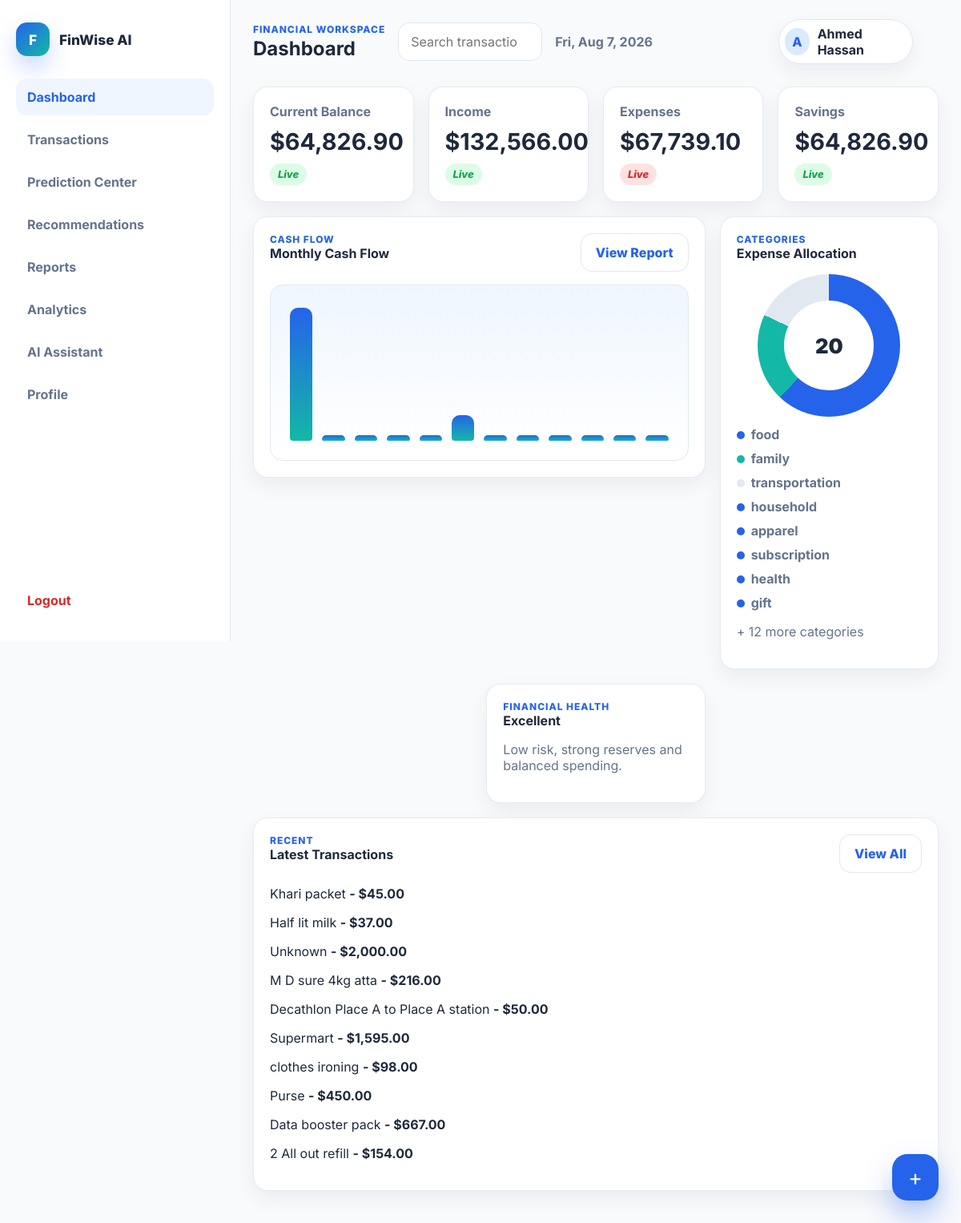
The app's page /dashboard (signed in) with its own data.
### models/user.py (models this page shows, shortened)
class User(db.Model):
    __tablename__ = "users"
    id = db.Column(db.Integer, primary_key=True)
    name = db.Column(db.String(100), nullable=False)
    email = db.Column(db.String(255), unique=True, nullable=False)
    password_hash = db.Column(db.String(255), nullable=False)
    age = db.Column(db.Integer)
    country = db.Column(db.String(100))
    occupation_level = db.Column(db.String(100))
    salary = db.Column(db.Float)
    created_at = db.Column(
        db.DateTime,
        default=datetime.utcnow
    )
    transactions = db.relationship(
        "Transaction",
        back_populates="user",
        cascade="all, delete-orphan"
    )

### models/transaction.py (models this page shows, shortened)
class Transaction(db.Model):
    __tablename__ = "transactions"
    id = db.Column(db.Integer, primary_key=True)
    user_id = db.Column(
        db.Integer,
        db.ForeignKey("users.id"),
        nullable=False
    )
    date = db.Column(db.Date, nullable=False)
    category = db.Column(db.String(100), nullable=False)
    note = db.Column(db.Text)
    amount = db.Column(db.Float, nullable=False)
    type = db.Column(db.String(20), nullable=False)
    currency = db.Column(
        db.String(10),
        default="USD"
    )
    created_at = db.Column(
        db.DateTime,
        default=datetime.utcnow
    )
    user = db.relationship(
        "User",
        back_populates="transactions"
    )

### app.py (the view)
@app.route("/dashboard")
@login_required
def dashboard():
    summary = dashboard_context(current_user())
    return render_template(
        "app/dashboard.html",
        page_title="Dashboard",
        active_page="dashboard",
        summary=summary,
        cash_flow_bars=summary["cash_flow_bars"]
    )

### app.py (called while the page is built, shortened)
def current_user():
    user_id = session.get("user_id")
    if not user_id:
        return None
    return db.session.get(User, user_id)

def login_required(view):
    @wraps(view)
    def wrapper(*args, **kwargs):
        if current_user() is None:
            return redirect(url_for("login"))
        return view(*args, **kwargs)
    return wrapper

@app.context_processor
def inject_user():
    user = current_user()
    return {
        "user": user,
        "money": money
    }

### services/finance_service.py (called while the page is built)
def money(value):
    return f"${Decimal(value or 0):,.2f}"

def user_transactions(user):
    return (
        Transaction.query
        .filter_by(user_id=user.id)
        .order_by(
            Transaction.date.desc(),
            Transaction.id.desc()
        )
        .all()
    )

def totals(user):
    income = Decimal("0")
    expenses = Decimal("0")
    for tx in user_transactions(user):
        amount = Decimal(str(tx.amount))
        if tx.type == "income":
            income += amount
        else:
            expenses += amount
    return {
        "income": income,
        "expenses": expenses,
        "balance": income - expenses,
        "savings": income - expenses,
    }

def category_breakdown(user):
    result = defaultdict(Decimal)
    for tx in user_transactions(user):
        if tx.type == "expense":
            result[tx.category] += Decimal(str(tx.amount))
    return dict(result)

def cash_flow_bars(user):
    monthly = defaultdict(Decimal)
    for tx in user_transactions(user):
        amount = Decimal(str(tx.amount))
        if tx.type == "income":
            monthly[tx.date.strftime("%Y-%m")] += amount
        else:
            monthly[tx.date.strftime("%Y-%m")] -= amount
    values = [abs(monthly[key]) for key in sorted(monthly)[-12:]]
    if not values:
        return ""
    maximum = max(values)
    if maximum == 0:
        return ",".join("0" for _ in values)
    return ",".join(str(max(4, round((value / maximum) * 100))) for value in values)

def dashboard_context(user):
    t = totals(user)
    recent = user_transactions(user)[:10]
    breakdown = category_breakdown(user)
    return {
        "current_balance": money(t["balance"]),
        "income": money(t["income"]),
        "expenses": money(t["expenses"]),
        "savings": money(t["savings"]),
        "recent_transactions": recent,
        "category_breakdown": breakdown,
        "cash_flow_bars": cash_flow_bars(user),
    }

### templates/app/dashboard.html (shortened to what this page needs)
{% extends "layout/base.html" %}
{% block styles %}
<link rel="stylesheet" href="{{ url_for('static', filename='css/dashboard.css') }}">
{% endblock %}
{% block content %}
<section class="dashboard-grid">
  <article class="card stat-card">
    <span>Current Balance</span>
    <strong>{{ summary.current_balance }}</strong>
    <em class="trend">Live</em>
  </article>
  <article class="card stat-card">
    <span>Income</span>
    <strong>{{ summary.income }}</strong>
    <em class="trend">Live</em>
  </article>
  <article class="card stat-card">
    <span>Expenses</span>
    <strong>{{ summary.expenses }}</strong>
    <em class="trend is-down">Live</em>
  </article>
  <article class="card stat-card">
    <span>Savings</span>
    <strong>{{ summary.savings }}</strong>
    <em class="trend">Live</em>
  </article>
  <article class="card chart-card wide">
    <div class="card-header">
      <div>
        <p class="eyebrow">Cash Flow</p>
        <h2>Monthly Cash Flow</h2>
      </div>
      <button class="ghost-button">
        View Report
      </button>
    </div>
    <div class="chart-placeholder">
      <div class="bars" data-bars="{{ cash_flow_bars }}"></div>
    </div>
  </article>
  <article class="card chart-card">
    <div class="card-header">
      <div>
        <p class="eyebrow">Categories</p>
        <h2>Expense Allocation</h2>
      </div>
    </div>
    <div class="donut">
      <span>{{ summary.category_breakdown|length }}</span>
    </div>
    <ul class="legend">
    {% for name, amount in summary.category_breakdown.items() %}
      {% if loop.index <= 8 %}
        <li><b></b>{{ name }}</li>
      {% endif %}
    {% else %}
      <li><b></b>No expenses</li>
    {% endfor %}
    </ul>
    {% if summary.category_breakdown|length > 8 %}
    <p class="muted">+ {{ summary.category_breakdown|length - 8 }} more categories</p>
    {% endif %}
  </article>
  <article class="card health-card">
    <p class="eyebrow">Financial Health</p>
    <strong>{{ financial_health|default('Excellent') }}</strong>
    <p class="muted">
      Low risk, strong reserves and balanced spending.
    </p>
  </article>
  <article class="card transactions-card">
    <div class="card-header">
      <div>
        <p class="eyebrow">Recent</p>
        <h2>Latest Transactions</h2>
      </div>
      <a class="ghost-button" href="{{ url_for('transactions') }}">
        View All
      </a>
    </div>
    <div class="mini-list">
      {% for tx in summary.recent_transactions %}
      <p>
        <span>{{ tx.note or tx.category }}</span>
        <strong>
          {{ '+' if tx.type=='income' else '-' }}
          {{ money(tx.amount) }}
        </strong>
      </p>
      {% else %}
      <p>
        <span>No transactions</span>
        <strong>$0.00</strong>
      </p>
      {% endfor %}
    </div>
  </article>
</section>
<button
    class="fab"
    type="button"
    data-open-modal="quickAdd">
    +
</button>
{% endblock %}

### templates/layout/base.html (shortened to what this page needs)
<!DOCTYPE html>
<html lang="en">
<head>
  <link rel="stylesheet" href="{{ url_for('static', filename='css/style.css') }}">
  <link rel="stylesheet" href="{{ url_for('static', filename='css/responsive.css') }}">
  {% block styles %}{% endblock %}
</head>
<body class="{{ 'auth-body' if auth_page else 'app-body' }}">
{% if auth_page %}
    {% block auth_content %}{% endblock %}
{% else %}
<div class="shell">
    <aside class="sidebar" id="sidebar">
        <a class="brand" href="{{ url_for('dashboard') }}" aria-label="FinWise AI dashboard">
            <span class="brand-mark">F</span>
            <span>FinWise AI</span>
        </a>
        <nav class="side-nav" aria-label="Primary navigation">
            <a class="{{ 'is-active' if active_page == 'dashboard' }}"
               href="{{ url_for('dashboard') }}">
                Dashboard
            </a>
            <a class="{{ 'is-active' if active_page == 'transactions' }}"
               href="{{ url_for('transactions') }}">
                Transactions
            </a>
            <a class="{{ 'is-active' if active_page == 'predictions' }}"
               href="{{ url_for('predictions') }}">
                Prediction Center
            </a>
            <a class="{{ 'is-active' if active_page == 'recommendations' }}"
               href="{{ url_for('recommendations') }}">
                Recommendations
            </a>
            <a class="{{ 'is-active' if active_page == 'reports' }}"
               href="{{ url_for('reports') }}">
                Reports
            </a>
            <a class="{{ 'is-active' if active_page == 'analytics' }}"
               href="{{ url_for('admin_login') }}">
                Analytics
            </a>
            <a class="{{ 'is-active' if active_page == 'chatbot' }}"
               href="{{ url_for('chatbot') }}">
                AI Assistant
            </a>
            <a class="{{ 'is-active' if active_page == 'profile' }}"
               href="{{ url_for('profile') }}">
                Profile
            </a>
        </nav>
        <a class="logout-link" href="{{ url_for('logout') }}">
            Logout
        </a>
    </aside>
    <main class="workspace">
        <header class="topbar">
            <div>
                <p class="eyebrow">Financial workspace</p>
                <h1>{{ page_title }}</h1>
            </div>
            <form class="global-search" role="search">
                <input
                    type="search"
                    id="globalSearch"
                    placeholder="Search transactions, reports, insights">
            </form>
            <time class="current-date" id="currentDate"></time>
            <a class="user-pill" href="{{ url_for('profile') }}">
                <span>{{ user.name[:1] }}</span>
                <strong>{{ user.name }}</strong>
            </a>
        </header>
        {% block content %}{% endblock %}
    </main>
</div>
{% endif %}
</body>
</html>

### static/css/dashboard.css (style rules this page uses)
.dashboard-grid { display:grid; grid-template-columns:repeat(12,1fr); gap:18px; align-items:start; }
.dashboard-grid>.stat-card { grid-column:span 3; }
.dashboard-grid>.wide { grid-column:1 / span 8; }
.dashboard-grid>.chart-card:not(.wide) { grid-column:9 / span 4; }
.health-card { grid-column:5 / span 4; }
.transactions-card { grid-column:1 / -1; }

### records on screen
User: name "A", name "Ahmed Hassan"
Transaction: category "food", note "Khari packet", type "-", amount "$45.00"
Transaction: category "family", note "Unknown", type "-", amount "$2,000.00"
Transaction: category "transportation", note "Decathlon Place A to Place A station", type "-", amount "$50.00"
Transaction: category "household", note "Supermart", type "-", amount "$1,595.00"
Transaction: category "apparel", note "clothes ironing", type "-", amount "$98.00"
Transaction: category "subscription", note "Data booster pack", type "-", amount "$667.00"
Transaction: category "health", note "2 All out refill", type "-", amount "$154.00"
Transaction: category "gift"
Transaction: note "Half lit milk", type "-", amount "$37.00"
Transaction: note "M D sure 4kg atta", type "-", amount "$216.00"
Transaction: note "Purse", type "-", amount "$450.00"

### other values on screen
{{ page_title }} "Dashboard"
{{ summary.current_balance }} "$64,826.90"
{{ summary.income }} "$132,566.00"
{{ summary.expenses }} "$67,739.10"
{{ summary.savings }} "$64,826.90"
{{ summary.category_breakdown|length }} "20"
{{ summary.category_breakdown|length - 8 }} "12"
{{ financial_health|default('Excellent') }} "Excellent"
